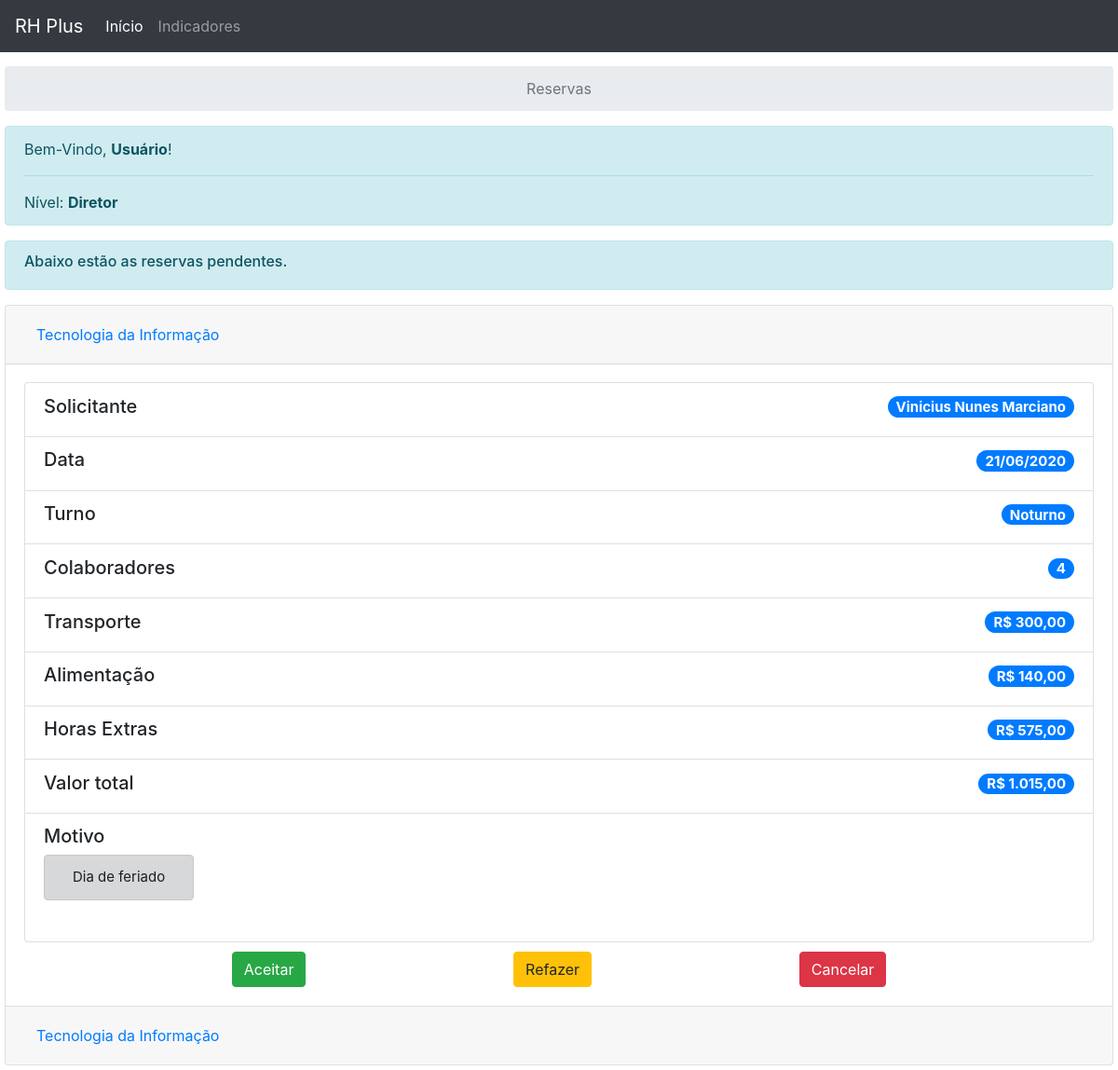
The app's page /adm/index.php (signed in) with its own data.
### tables this page shows
CREATE TABLE `adm` (
  `id_adm` int(11) NOT NULL,
  `id_setor` int(11) NOT NULL,
  `login` varchar(10) NOT NULL,
  `senha` varchar(20) NOT NULL,
  `nome` varchar(100) NOT NULL,
  `cargo` varchar(50) NOT NULL,
  `nivel` int(1) NOT NULL
);

CREATE TABLE `reservas` (
  `id_reserva` int(11) NOT NULL,
  `id_supervisor` int(11) NOT NULL,
  `id_setor` int(11) NOT NULL,
  `valor` varchar(11) NOT NULL,
  `transporte` varchar(11) DEFAULT NULL,
  `alimentacao` varchar(11) DEFAULT NULL,
  `horas` varchar(11) DEFAULT NULL,
  `status` int(11) NOT NULL,
  `turno` int(1) DEFAULT NULL,
  `data` date DEFAULT NULL,
  `motivo` varchar(200) DEFAULT NULL,
  `refazer` varchar(200) DEFAULT NULL
);

CREATE TABLE `setores` (
  `id_setor` int(11) NOT NULL,
  `setor` varchar(50) NOT NULL,
  `id_responsavel` int(11) NOT NULL
);

### functions/global.php (called while the page is built, shortened)
<?php
function getOffice(){
  $userLevel = $_SESSION['userLevel'];
  if($userLevel == 1){
		return "Supervisor";
	}else if($userLevel == 2){
		return "Recursos Humanos";
	}else if($userLevel == 3){
		return "Coordenador";
	}else if($userLevel == 4){
		return "Diretor";
	}
}
?>

### adm/index.php (the view, shortened to what this page needs)
<?php
require_once '../functions/global.php';
$mensagem = '<div class="alert alert-info" role="alert">
              <h6>Abaixo estão as reservas pendentes.</h6>
            </div>';
function getUserName()
{
  $id_login = $_SESSION['id_login'];
  $conection = conection();
  $sql = "SELECT nome FROM adm WHERE id_adm='$id_login'";
  $query = mysqli_query($conection, $sql);
  $row = mysqli_fetch_array($query);
  $nome = $row['nome'];
  $nome = explode(" ", $nome);
  return $nome[0];
}
function getNameSupervisor($id_adm)
{
  $conection = conection();
  $sql = "SELECT nome FROM adm WHERE id_adm = '$id_adm'";
  $query = mysqli_query($conection, $sql);
  $row = mysqli_fetch_array($query);
  $name = $row['nome'];
  return $name;
}
function getSector($id_setor)
{
  $conection = conection();
  $sql = "SELECT setor FROM setores WHERE id_setor = '$id_setor'";
  $query = mysqli_query($conection, $sql);
  $row = mysqli_fetch_array($query);
  $setor = $row['setor'];
  return $setor;
}
function getCount($id_reserva)
{
  $conection = conection();
  $sql = "SELECT count(id_colaborador) as conta FROM lista WHERE id_reserva = '$id_reserva'";
  $query = mysqli_query($conection, $sql);
  $row = mysqli_fetch_array($query);
  $conta = $row['conta'];
  return $conta;
}
function getTransport($id_reserva)
{
  $conection = conection();
  $sql = "SELECT transporte FROM reservas WHERE id_reserva = '$id_reserva'";
  $query = mysqli_query($conection, $sql);
  $row = mysqli_fetch_array($query);
  $transporte = $row['transporte'];
  return $transporte;
}
function getFood($id_reserva)
{
  $conection = conection();
  $sql = "SELECT alimentacao FROM reservas WHERE id_reserva = '$id_reserva'";
  $query = mysqli_query($conection, $sql);
  $row = mysqli_fetch_array($query);
  $alimentacao = $row['alimentacao'];
  return $alimentacao;
}
function getHours($id_reserva)
{
  $conection = conection();
  $sql = "SELECT horas FROM reservas WHERE id_reserva = '$id_reserva'";
  $query = mysqli_query($conection, $sql);
  $row = mysqli_fetch_array($query);
  $horas = $row['horas'];
  return $horas;
}
function getMotive($id_reserva)
{
  $conection = conection();
  $sql = "SELECT motivo FROM reservas WHERE id_reserva = '$id_reserva'";
  $query = mysqli_query($conection, $sql);
  $row = mysqli_fetch_array($query);
  $motivo = $row['motivo'];
  return $motivo;
}
function setTurno($turno)
{
  if ($turno == 0) {
    return 'Matutino';
  } else {
    return 'Noturno';
  }
}
function showReservers()
{
  $conection = conection();
  $sql = "SELECT * FROM reservas WHERE status = 1";
  $query = mysqli_query($conection, $sql);
  $total = mysqli_num_rows($query);
  if ($total > 0) {
    $contador = 0;
    while ($row = mysqli_fetch_array($query)) {
      $id_reserva = $row['id_reserva'];
      $supervisor = getNameSupervisor($row['id_supervisor']);
      $setor = getSector($row['id_setor']);
      $data =  $row['data'];
      $turno =  setTurno($row['turno']);
      $data =  date("d/m/Y", strtotime($data));
      $valor = $row['valor'];
      $valor = str_replace(',', '.', $valor);
      $valor = number_format($valor, 2, ',', '.');
      $totalTransporte = getTransport($id_reserva);
      $totalTransporte = str_replace(',', '.', $totalTransporte);
      $totalTransporte = number_format($totalTransporte, 2, ',', '.');
      $totalAlimentacao = getFood($id_reserva);
      $totalAlimentacao = str_replace(',', '.', $totalAlimentacao);
      $totalAlimentacao = number_format($totalAlimentacao, 2, ',', '.');
      $totalHoras = getHours($id_reserva);
      $totalHoras = str_replace(',', '.', $totalHoras);
      $totalHoras = number_format($totalHoras, 2, ',', '.');
      $totalColaborador = getCount($id_reserva);
      $motivo = getMotive($id_reserva);
      $colapso = 'true';
      $colapsed = '';
      $show = 'show';
      if ($contador > 0) {
        $colapso = 'false';
        $colapsed = 'collapsed';
        $show = '';
      }
      $teste = "teste" . $contador;
      echo '
      <div class="card">
      <div class="card-header" id="a' . $teste . '">
        <h5 class="mb-0">
          <button class="btn btn-link ' . $colapsed . '" type="button" data-toggle="collapse" data-target="#' . $teste . '" aria-expanded="' . $colapso . '" aria-controls="' . $teste . '">
            ' . $setor . '
          </button>
        </h5>
      </div>
      <div id="' . $teste . '" class="collapse ' . $show . '" aria-labelledby="a' . $teste . '" data-parent="#accordionExample">
        <div class="card-body">
          <ul class="list-group">
            <li class="list-group-item d-flex justify-content-between align-items-center">
              <h5>
                Solicitante
              </h5>
              <h5>
                <span class="badge badge-primary badge-pill" id="totalValor">
                  ' . $supervisor . '
                </span>
              </h5>
            </li>
            <li class="list-group-item d-flex justify-content-between align-items-center">
              <h5>
                Data
              </h5>
              <h5>
                <span class="badge badge-primary badge-pill" id="totalValor">
                  ' . $data . '
                </span>
              </h5>
            </li>
            <li class="list-group-item d-flex justify-content-between align-items-center">
              <h5>
                Turno
              </h5>
              <h5>
                <span class="badge badge-primary badge-pill" id="totalValor">
                  ' . $turno . '
                </span>
              </h5>
            </li>
            <li class="list-group-item d-flex justify-content-between align-items-center">
              <h5>
                Colaboradores
              </h5>
              <h5>
                <span class="badge badge-primary badge-pill" id="totalColaboradores">
                  ' . $totalColaborador . '
                </span>
              </h5>
            </li>
            <li class="list-group-item d-flex justify-content-between align-items-center">
              <h5>
                Transporte
              </h5>
              <h5>
                <span class="badge badge-primary badge-pill" id="totalColaboradores">
                  R$ ' . $totalTransporte . '
                </span>
              </h5>
            </li>
            <li class="list-group-item d-flex justify-content-between align-items-center">
              <h5>
                Alimentação
              </h5>
              <h5>
                <span class="badge badge-primary badge-pill" id="totalColaboradores">
                  R$ ' . $totalAlimentacao . '
                </span>
              </h5>
            </li>
            <li class="list-group-item d-flex justify-content-between align-items-center">
              <h5>
                Horas Extras
              </h5>
              <h5>
                <span class="badge badge-primary badge-pill" id="totalColaboradores">
                  R$ ' . $totalHoras . '
                </span>
              </h5>
            </li>
            <li class="list-group-item d-flex justify-content-between align-items-center">
              <h5>
                Valor total
              </h5>
              <h5>
                <span class="badge badge-primary badge-pill" id="totalValor">
                  R$ ' . $valor . '
                </span>
              </h5>
            </li>
            <li class="list-group-item d-flex justify-content-between align-items-center">
              <div class="form-group">
                <h5>Motivo</h5>
                <div class="alert alert-dark" role="alert">
                  <p class="text-justify">' . $motivo . '</p>
                </div>
              </div>
            </li>
          </ul>
          <form action="send.php" method="post">
            <div class="botoes">
              <input name="idReserva" type="hidden" value=' . $id_reserva . '>
              <button type="submit" name="accept" class="btn btn-success">Aceitar</button>
              <button type="button" onclick="change(' . $id_reserva . ')" id="btnRemake" data-toggle="modal" data-target="#modalExemplo" class="btn btn-warning">Refazer</button>
              <button type="submit" name="deny" class="btn btn-danger">Cancelar</button>
            </div>
          </form>
        </div>
      </div>
    </div>';
      $contador++;
    }
  } else {
    echo '
    <div class="alert alert-warning" role="alert">
      <h6>Nenhuma reserva disponível para análise.</h6>
    </div>';
  }
}
?>
<!DOCTYPE html>
<html lang="pt_BR">
<head>
  <link rel="stylesheet" href="../css/bootstrap.min.css">
  <link rel="stylesheet" href="../css/adm.css">
</head>
<body>
  <nav class="navbar navbar-expand-md navbar-dark bg-dark barra">
    <a class="navbar-brand" href="index.php">RH Plus</a>
    <div class="collapse navbar-collapse" id="navbarNavAltMarkup">
      <div class="navbar-nav">
        <a class="nav-item nav-link active" href="index.php">Início <span class="sr-only">(Página atual)</span></a>
        <a class="nav-item nav-link" href="#">Indicadores</a>
      </div>
    </div>
  </nav>
  <nav aria-label="breadcrumb">
    <ol class="breadcrumb">
      <li class="breadcrumb-item active" aria-current="page">Reservas</li>
    </ol>
  </nav>
  <div class="setores">
    <div class="alert alert-info" role="alert">
      Bem-Vindo, <b><?php echo getUserName(); ?></b>!
      <hr>
      Nível: <b><?php echo getOffice(); ?></b>
    </div>
    <?php echo $mensagem; ?>
    <div class="accordion" id="accordionExample">
      <?php echo showReservers(); ?>
    </div>
  </div>
</body>
</html>

### css/adm.css (style rules this page uses)
body { margin: 5px }
nav ol { display: flex; justify-content: center; }
.setores { width: 100%; }
.setores p { font-size: 15px; margin: 0 10px; }
.barra { margin: -5px; margin-bottom: 15px!important; }
.botoes { display: flex; justify-content: space-evenly; margin-top: 10px; }

### records on screen
adm: nome "Usuário"
reservas: id_setor.setor "Tecnologia da Informação", id_supervisor.nome "Vinicius Nunes Marciano", data "21/06/2020", turno "Noturno", totalColaborador "4", totalTransporte "300,00", totalAlimentacao "140,00", totalHoras "575,00", valor "1.015,00", motivo "Dia de feriado"
reservas: id_setor.setor "Tecnologia da Informação"

### other values on screen
getOffice() "Diretor"
